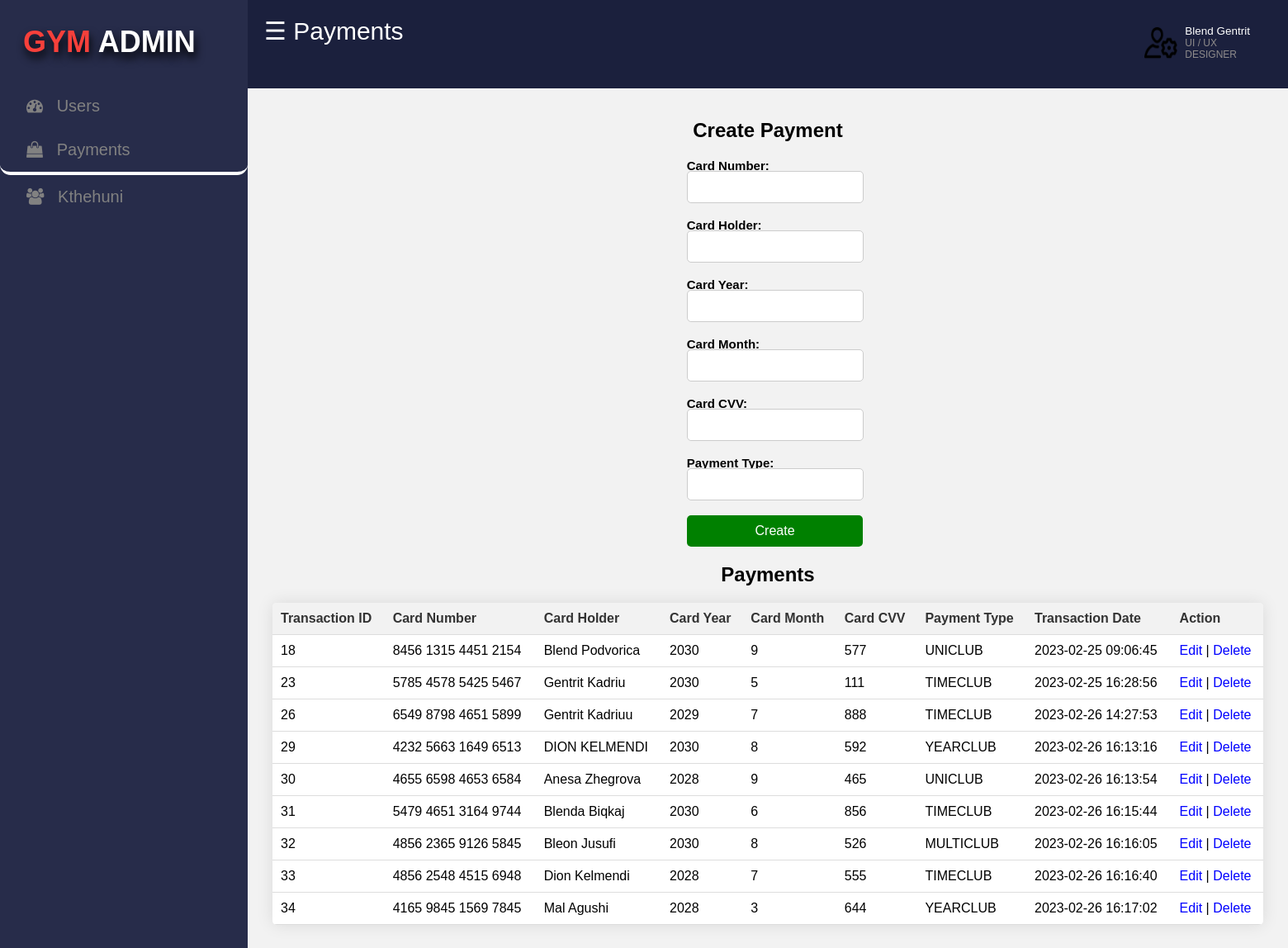
Screenshot of /paymentCRUD/crud.php (signed in) with the database file from the repository.
### tables this page shows
CREATE TABLE `pagesa` (
  `Transaction_ID` int(11) NOT NULL,
  `cardNumber` varchar(50) NOT NULL,
  `cardHolder` varchar(50) NOT NULL,
  `cardYear` int(10) NOT NULL,
  `cardMonth` int(10) NOT NULL,
  `cardCvv` int(10) NOT NULL,
  `lloji` varchar(50) NOT NULL,
  `Transaction_Date` datetime DEFAULT current_timestamp()
);

### paymentCRUD/crud.php (the view, shortened to what this page needs)
<!Doctype HTML>
<html>
<head>
	<link rel="stylesheet" href="style1.css" type="text/css"/>
	<link rel="stylesheet" href="https://cdnjs.cloudflare.com/ajax/libs/font-awesome/4.7.0/css/font-awesome.min.css">
</head>
<body>
	<div id="mySidenav" class="sidenav">
	<p class="logo"><span>GYM </span> ADMIN</p>
  <a href="../CRUD/crud.php" class="icon-a"><i class="fa fa-dashboard icons"></i> &nbsp;&nbsp;Users</a>
  <a href="crud.php" style="border-bottom: .3rem solid white; border-radius: .8rem;" class="icon-a"><i class="fa fa-shopping-bag icons"></i> &nbsp;&nbsp;Payments</a>
  <a href="../index.php"class="icon-a"><i class="fa fa-users icons"></i> &nbsp;&nbsp;Kthehuni</a>
</div>
<div id="main">
	<div class="head">
		<div class="col-div-6">
<span style="font-size:30px;cursor:pointer; color: white;" class="nav"  >&#9776; Payments</span>
</div>
	<div class="col-div-6">
	<div class="profile">
		<img src="user.png" class="pro-img" />
		<p>Blend  Gentrit <span>UI / UX DESIGNER</span></p>
	</div>
</div>
</div>
	<br/>
    <!DOCTYPE html>
<link rel="stylesheet" href="style.css">
<html>
<head>
</head>
<body>
<h2>Create Payment</h2>
<form class="form" action="<?php echo htmlspecialchars($_SERVER["PHP_SELF"]); ?>" method="post">
  <label>Card Number:</label>
  <input type="text" name="cardNumber" min="1" max="9999999999999999" required><br><br>
  <label>Card Holder:</label>
  <input type="text" name="cardHolder" required><br><br>
  <label>Card Year:</label>
  <input type="number" name="cardYear" min="2023" max="2099" style="width: 27%; padding: 10px; margin-bottom: 0px; border: 1px solid #ccc; border-radius: 5px; font-size: 15px;" required><br><br>
  <label>Card Month:</label>
  <input type="number" name="cardMonth" min="1" max="12" style="width: 27%; padding: 10px; margin-bottom: 0px; border: 1px solid #ccc; border-radius: 5px; font-size: 15px;" required><br><br>
  <label>Card CVV:</label>
  <input type="number" name="cardCvv" min="1" max="9999" style="width: 27%; padding: 10px; margin-bottom: 0px; border: 1px solid #ccc; border-radius: 5px; font-size: 15px;" required><br><br>
  <label>Payment Type:</label>
  <input type="text" name="lloji" required><br><br>
  <input class="createButton" type="submit" name="submit" value="Create">
</form>
<h2>Payments</h2>
<table class="tab">
    <tr>
        <th>Transaction ID</th>
        <th>Card Number</th>
        <th>Card Holder</th>
        <th>Card Year</th>
        <th>Card Month</th>
        <th>Card CVV</th>
        <th>Payment Type</th>
        <th>Transaction Date</th>
        <th>Action</th>
    </tr>
    <?php
    class PaymentDatabase {
        private $servername;
        private $username;
        private $password;
        private $dbname;
        private $conn;
        public function __construct($servername, $username, $password, $dbname) {
            $this->servername = $servername;
            $this->username = $username;
            $this->password = $password;
            $this->dbname = $dbname;
        }
        public function connect() {
            $this->conn = new mysqli($this->servername, $this->username, $this->password, $this->dbname);
        }
        public function getPayments() {
            $sql = "SELECT * FROM pagesa";
            $result = $this->conn->query($sql);
            if ($result->num_rows > 0) {
                while($row = $result->fetch_assoc()) {
                    echo "<tr><td>" . $row["Transaction_ID"]. "</td><td>" . $row["cardNumber"]. "</td><td>" . $row["cardHolder"]. "</td><td>" . $row["cardYear"]. "</td><td>" . $row["cardMonth"]. "</td><td>" . $row["cardCvv"]. "</td><td>" . $row["lloji"]. "</td><td>" . $row["Transaction_Date"]. "</td><td><a href=\"edit.php?id=" . $row["Transaction_ID"] . "\">Edit</a> | <a href=\"delete.php?id=" . $row["Transaction_ID"] . "\" onClick=\"return confirm('Are you sure you want to delete?')\">Delete</a></td></tr>";
                }
            } else {
                echo "<tr><td colspan='9'>0 results</td></tr>";
            }
        }
    }
    $paymentDatabase = new PaymentDatabase("localhost", "root", "", "user");
    $paymentDatabase->connect();
    $paymentDatabase->getPayments();
    ?>
</table>
</body>
</html>
	<br/><br/>
  </body>
  </html>
</body>
</html>

### paymentCRUD/style1.css (style rules this page uses)
body { margin:0px; padding: 0px; background-color:#1b203d; overflow: auto; font-family: system-ui; }
.logo { margin: 0px; margin-left: 28px; font-weight: bold; color: white; margin-bottom: 30px; text-shadow: 2px 7px 11px #000000; }
.logo span { color: #f7403b; }
.sidenav { height: 100%; width: 300px; position: relative; z-index: 1; top: 0; left: 0; background-color: #272c4a; overflow: auto; transition: 0.5s; padding-top: 30px; }
.sidenav a { padding: 15px 8px 15px 32px; text-decoration: none; font-size: 20px; color: #818181; display: block; transition: 0.3s; }
.sidenav { position: fixed; top: 0; right: 25px; font-size: 36px; }
#main { transition: margin-left .5s; padding: 16px; margin-left: 300px; }
.head { padding: 20px; margin-top: -16px; margin-left: -16px; margin-right: -553px; background-color: #1b203d; }
.col-div-6 { width: 50%; float: left; }
.profile { display: flex; justify-content: flex-end; width: 38%; }
.profile > * { width: 97px; }
.pro-img { float: left; width: 40px; margin-top: 8px; margin-right: -46px; margin-bottom: 10px; }
.profile p { color: white; font-weight: 500; margin-left: 55px; margin-top: 10px; font-size: 13.5px; }
.profile p span { font-weight: 400; font-size: 12px; display: block; color: #8e8b8b; }
table { font-family: arial, sans-serif; border-collapse: collapse; width: 100%; }
td, th { text-align: left; padding:15px; border-bottom: 1px solid #81818140; }

### paymentCRUD/style.css (style rules this page uses)
body { background-color: #f2f2f2; font-family: Arial, sans-serif; }
h1, h2 { text-align: center; }
.form { margin-left: 42%; }
form label { display: block; margin-bottom: -2px; font-size: 15px; font-weight: bold; }
form input[type="text"], form input[type="email"], form input[type="password"] { width: 27%; padding: 10px; margin-bottom: 0px; border: 1px solid #ccc; border-radius: 5px; font-size: 15px; }
.createButton { background-color: green; color: #fff; border: none; padding: 10px 20px; font-size: 16px; border-radius: 5px; cursor: pointer; width: 30%; }
table { margin: 0 auto; border-collapse: collapse; width: 80%; background-color: #fff; border-radius: 5px; overflow: hidden; box-shadow: 0 0 20px rgba(0, 0, 0, 0.1); }
th, td { padding: 10px; text-align: left; border-bottom: 1px solid #ddd; }
th { background-color: #f2f2f2; color: #333; }
a { color: blue; text-decoration: none; font-size: 16px; }
.tab { width: 1200px; }

### rows the page displays
pagesa: Transaction_ID "18", cardNumber "8456 1315 4451 2154", cardHolder "Blend Podvorica", cardYear "2030", cardMonth "9", cardCvv "577", lloji "UNICLUB", Transaction_Date "2023-02-25 09:06:45"
pagesa: Transaction_ID "23", cardNumber "5785 4578 5425 5467", cardHolder "Gentrit Kadriu", cardYear "2030", cardMonth "5", cardCvv "111", lloji "TIMECLUB", Transaction_Date "2023-02-25 16:28:56"
pagesa: Transaction_ID "26", cardNumber "6549 8798 4651 5899", cardHolder "Gentrit Kadriuu", cardYear "2029", cardMonth "7", cardCvv "888", lloji "TIMECLUB", Transaction_Date "2023-02-26 14:27:53"
pagesa: Transaction_ID "29", cardNumber "4232 5663 1649 6513", cardHolder "DION KELMENDI", cardYear "2030", cardMonth "8", cardCvv "592", lloji "YEARCLUB", Transaction_Date "2023-02-26 16:13:16"
pagesa: Transaction_ID "30", cardNumber "4655 6598 4653 6584", cardHolder "Anesa Zhegrova", cardYear "2028", cardMonth "9", cardCvv "465", lloji "UNICLUB", Transaction_Date "2023-02-26 16:13:54"
pagesa: Transaction_ID "31", cardNumber "5479 4651 3164 9744", cardHolder "Blenda Biqkaj", cardYear "2030", cardMonth "6", cardCvv "856", lloji "TIMECLUB", Transaction_Date "2023-02-26 16:15:44"
pagesa: Transaction_ID "32", cardNumber "4856 2365 9126 5845", cardHolder "Bleon Jusufi", cardYear "2030", cardMonth "8", cardCvv "526", lloji "MULTICLUB", Transaction_Date "2023-02-26 16:16:05"
pagesa: Transaction_ID "33", cardNumber "4856 2548 4515 6948", cardHolder "Dion Kelmendi", cardYear "2028", cardMonth "7", cardCvv "555", lloji "TIMECLUB", Transaction_Date "2023-02-26 16:16:40"
pagesa: Transaction_ID "34", cardNumber "4165 9845 1569 7845", cardHolder "Mal Agushi", cardYear "2028", cardMonth "3", cardCvv "644", lloji "YEARCLUB", Transaction_Date "2023-02-26 16:17:02"
